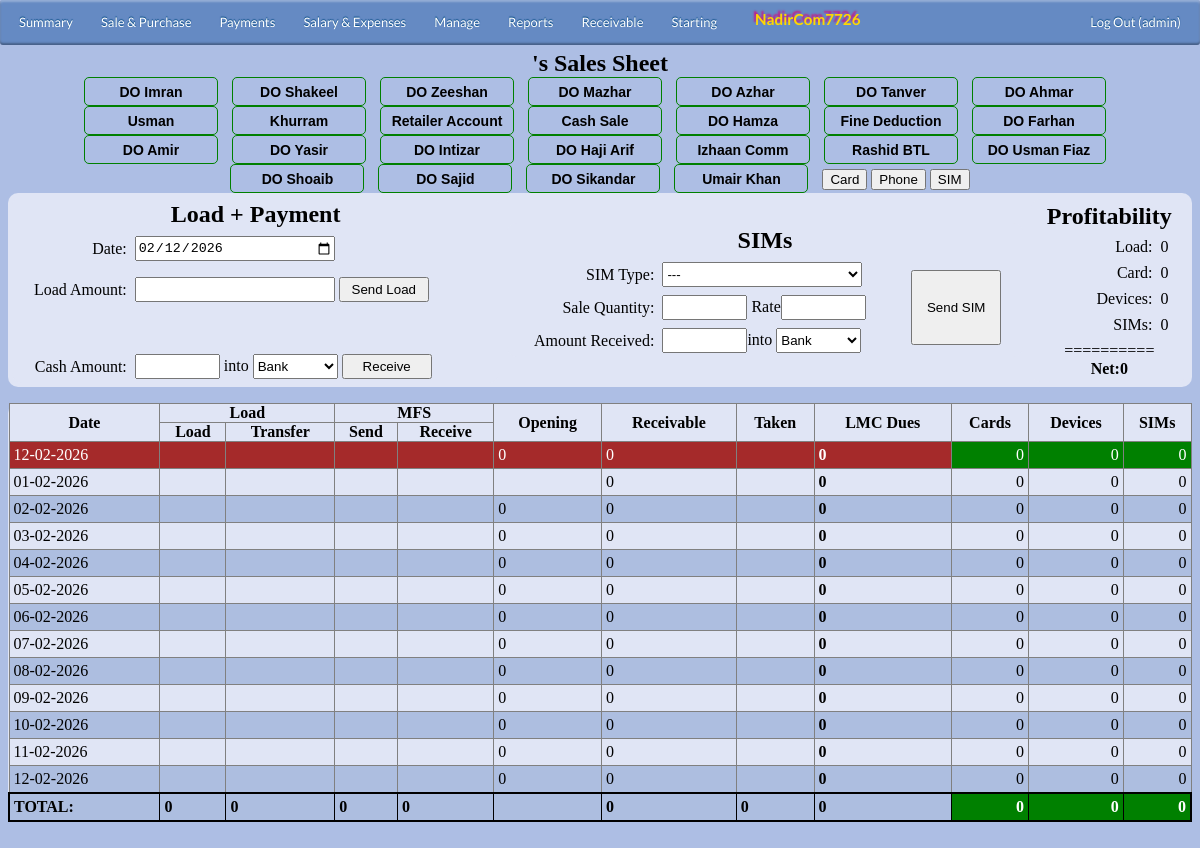
Page /admin/dosales.php (signed in) on the committed database.
### tables this page shows
CREATE TABLE `config` (
  `id` int(11) NOT NULL,
  `name` varchar(50) DEFAULT NULL,
  `customName` varchar(100) DEFAULT NULL
);

CREATE TABLE `empinfo` (
  `EmpID` int(11) NOT NULL,
  `EmpName` varchar(30) DEFAULT NULL,
  `EmpJoinDate` date DEFAULT NULL,
  `EmpFixedSalary` int(11) DEFAULT NULL,
  `EmpStatus` varchar(20) DEFAULT NULL,
  `empType` varchar(10) DEFAULT NULL,
  `Comments` varchar(100) DEFAULT NULL,
  `sort_order` int(11) DEFAULT NULL,
  `showIn` tinyint(4) DEFAULT NULL,
  `otcomrate` float DEFAULT NULL,
  `completeName` varchar(50) DEFAULT NULL,
  `contactNo` varchar(20) DEFAULT NULL,
  `empAddress` varchar(200) DEFAULT NULL,
  `doLine` varchar(20) DEFAULT NULL,
  `cnic` varchar(15) DEFAULT NULL
);

### admin/dosales.php (the view, shortened to what the rows shown need)
<?php
$Employee = $_GET['name'];
include_once('includes/doformula.php');
include_once('includes/globalvar.php');
?>
	<head>
			<?php
				include_once('includes/navbar.php');
			?>
	</head>
			<div class="container" align="center" style="border: solid black 0px;" >
							<center>
								<caption> <h2>
								<?php
								echo $Employee."'s ";
								?>
								Sales Sheet</h2></caption>
							</center>
							<div style="border: solid black 0px;" align="center" class="doBar">
								<?php
									$doQ=mysqli_query($con,"SELECT * from empinfo WHERE EmpStatus='Active' AND (showIn=1 OR showIn=3) Order by sort_order ASC");
									while($data=mysqli_fetch_array($doQ))
										{
											$name=$data['EmpName'];
											$lineNum=$data['doLine'];
											if($name== $Employee)
												$nm='doLinkSelected';
											else
												$nm='doLink';
											?>
											<a href="dosales.php?name=<?php echo $name;?>&num=<?php echo $lineNum;?>" id="<?php echo $nm;?>" class="button">
											<?php
											echo $data['EmpName']."</a>";
										}
								?>
							<button onclick="ShowHideCard()">Card</button>
							<button onclick="ShowHidePhone()">Phone</button>
							<button onclick="ShowHideSim()">SIM</button>
							</div>
					<div>
								<form name="f1" action="" method="POST">
										<table cellpadding="0" cellspacing="0" border="0" class="table" id="" >
										<tr>
											<td>
											<div>
												<table cellpadding="0" cellspacing="0" border="0" class="table" id="HeadTable" >
															<tr>
																<td colspan="3"style="text-align: center;"> <h2>Load + Payment</h2></td>
															</tr>
												</table>
											</div>
											</td>
											<td>
												<div  id="SimDiv" style="display: block;">
														<table cellpadding="0" cellspacing="0" border="0" class="table" id="HeadTable" >
																	<tr>
																		<td colspan="3"style="text-align: center;"> <h2>SIMs</h2></td>
																	</tr>
														</table>
												</div>
											</td>
											<?php if ($currentUserType=="Admin")
											{
												?>
											<td bgcolor="">
											<div>
												<table cellpadding="0" cellspacing="0" border="0" class="table" id="HeadTable" >
													<tr>
														<td colspan="2" style="text-align: center;"><h2>Profitability</h2></td>
													</tr>
												</table>
											</div>
											</td>
											<?php
											}
												?>
											</tr>
										</table>
								</form>
					</div>
					<div id="center" class="SubDiv0" style=" border: 0px solid Blue;">
						<table cellpadding="0" cellspacing="0" border="1" class="" id="dbResult">
							<thead>
								<tr>
									<th rowspan="2">Date</th>
									<th colspan="2">Load</th>
									<th colspan="2">MFS</th>
									<th rowspan="2">Opening</th>
									<th rowspan="2">Receivable</th>
									<th rowspan="2">Taken</th>
									<th rowspan="2">LMC Dues</th>
									<th rowspan="2">Cards</th>
									<th rowspan="2">Devices</th>
									<th rowspan="2">SIMs</th>
								</tr>
								<tr>
									<th>Load</th>
									<th>Transfer</th>
									<th>Send</th>
									<th>Receive</th>
								</tr>
							</thead>
						</table>
					</div>
					<br>
			</div>
</html>

### admin/includes/navbar.php (shortened to what the rows shown need)
<div id='cssmenu'>
	<ul>
		<li style="float:left">
			<h3> <?php echo $childOrganization?></h3>
		</li>
	</ul>
</div>

### rows in the picture
config: customName "NadirCom7726"
empinfo: EmpName "DO Imran"
empinfo: EmpName "DO Shakeel"
empinfo: EmpName "DO Zeeshan"
empinfo: EmpName "DO Mazhar"
empinfo: EmpName "DO Azhar"
empinfo: EmpName "DO Tanver"
empinfo: EmpName "DO Ahmar"
empinfo: EmpName "Usman"
empinfo: EmpName "Khurram"
empinfo: EmpName "Retailer Account"
empinfo: EmpName "Cash Sale"
empinfo: EmpName "DO Hamza"
empinfo: EmpName "Fine Deduction"
empinfo: EmpName "DO Farhan"
empinfo: EmpName "DO Amir"
empinfo: EmpName "DO Yasir"
empinfo: EmpName "DO Intizar"
empinfo: EmpName "DO Haji Arif"
empinfo: EmpName "Izhaan Comm"
empinfo: EmpName "Rashid BTL"
empinfo: EmpName "DO Usman Fiaz"
empinfo: EmpName "DO Shoaib"
empinfo: EmpName "DO Sajid"
empinfo: EmpName "DO Sikandar"
empinfo: EmpName "Umair Khan"

### other values in the picture
$currentActiveUser "admin"
$sumProfit "0"
$sumProLoss "0"
$proMob "0"
$proSim "0"
$newDate "12-02-2026"
$opening "0"
$receivable "0"
$dues "0"
$cardreceivables "0"
$MobileClose "0"
$SIMClose "0"
$newDate "01-02-2026 02-02-2026 03-02-2026 04-02-2026 05-02-2026 06-02-2026 07-02-2026 08-02-2026 09-02-2026 10-02-2026 11-02-2026 12-02-2026"
$receivable "0 0 0 0 0 0 0 0 0 0 0 0"
$dues "0 0 0 0 0 0 0 0 0 0 0 0"
